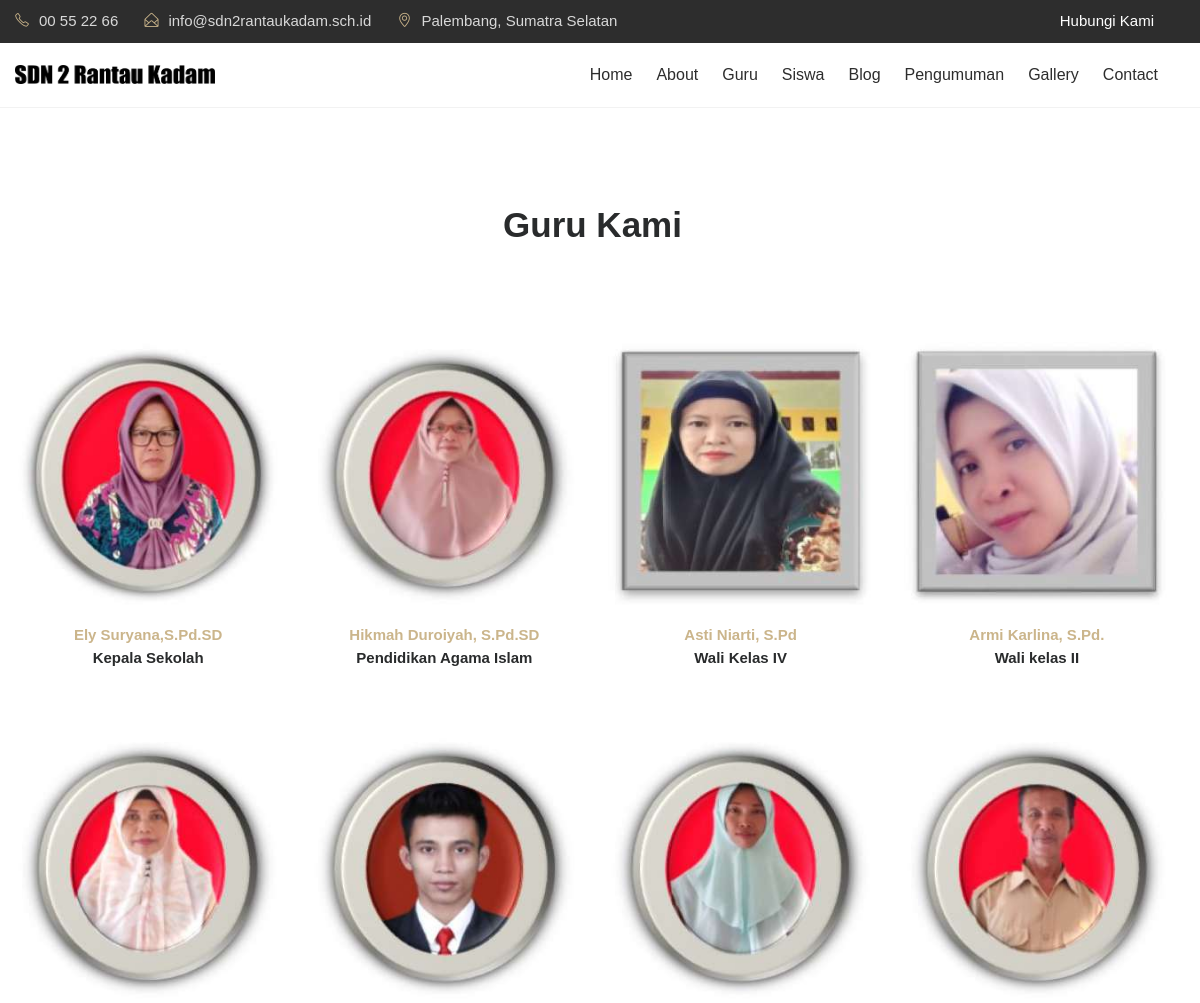
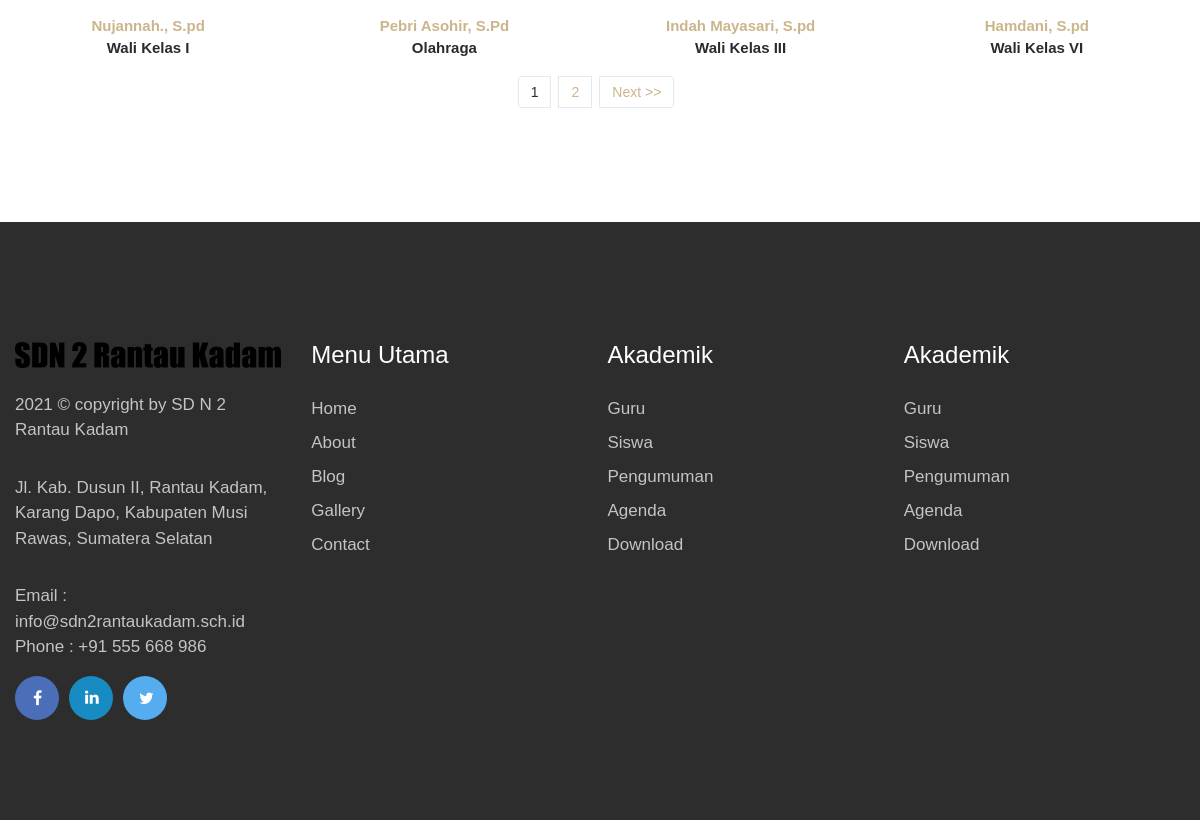
/index.php/guru, run on the app's committed database (2 pictures, top to bottom).
### tables this page shows
CREATE TABLE `tbl_guru` (
  `guru_id` int(11) NOT NULL,
  `guru_nip` varchar(30) DEFAULT NULL,
  `guru_nama` varchar(70) DEFAULT NULL,
  `guru_jenkel` varchar(2) DEFAULT NULL,
  `guru_tmp_lahir` varchar(80) DEFAULT NULL,
  `guru_tgl_lahir` varchar(80) DEFAULT NULL,
  `guru_mapel` varchar(120) DEFAULT NULL,
  `guru_photo` varchar(40) DEFAULT NULL,
  `guru_tgl_input` timestamp NULL DEFAULT CURRENT_TIMESTAMP
);

### index.php (called while the page is built, shortened)
<?php
require_once BASEPATH.'core/CodeIgniter.php';

### application/models/M_guru.php (called while the page is built, shortened)
<?php
class M_guru extends CI_Model{
	function guru_perpage($offset,$limit){
		$hsl=$this->db->query("SELECT * FROM tbl_guru limit $offset,$limit");
		return $hsl;
	}
}

### application/views/depan/v_guru.php (the view)
<section class="our-teachers">
    <div class="container">
        <div class="row">
            <div class="col-md-12">
                <h2 class="mb-5">Guru Kami</h2>
            </div>
        </div>
        <div class="row">
            <?php foreach ($data->result() as $row) : ?>
                <div class="col-xs-12 col-sm-6 col-md-3">
                    <div class="admission_insruction">
                        <?php if (empty($row->guru_photo)) : ?>
                            <img src="<?php echo base_url() . 'assets/images/blank.png'; ?>" class="img-fluid" alt="#">
                        <?php else : ?>
                            <img src="<?php echo base_url() . 'assets/images/' . $row->guru_photo; ?>" class="img-fluid" alt="#">
                        <?php endif; ?>
                        <p class="text-center mt-3"><span><?php echo $row->guru_nama; ?></span>
                            <br>
                            <?php echo $row->guru_mapel; ?></p>
                    </div>
                </div>
            <?php endforeach; ?>
        </div>
        <nav><?php echo $page; ?></nav>
    </div>
</section>

### application/controllers/Guru.php (shortened to what this page needs)
<?php
class Guru extends CI_Controller
{
	function __construct()
	{
		$this->load->model('m_guru');
		$this->load->model('m_pengunjung');
	}
	function index()
	{
		$jum = $this->m_guru->guru();
		$page = $this->uri->segment(3);
		if (!$page) :
			$offset = 0;
		else :
			$offset = $page;
		endif;
		$limit = 8;
		$config['base_url'] = base_url() . 'guru/index/';
		$config['total_rows'] = $jum->num_rows();
		$config['per_page'] = $limit;
		$config['uri_segment'] = 3;
		$config['full_tag_open']    = '<div class="pagging text-center"><nav><ul class="pagination justify-content-center">';
		$config['full_tag_close']   = '</ul></nav></div>';
		$config['num_tag_open']     = '<li class="page-item"><span class="page-link">';
		$config['num_tag_close']    = '</span></li>';
		$config['cur_tag_open']     = '<li class="page-item"><span class="page-link">';
		$config['cur_tag_close']    = '<span class="sr-only">(current)</span></span></li>';
		$config['next_tag_open']    = '<li class="page-item"><span class="page-link">';
		$config['next_tagl_close']  = '<span aria-hidden="true">&raquo;</span></span></li>';
		$config['prev_tag_open']    = '<li class="page-item"><span class="page-link">';
		$config['prev_tagl_close']  = '</span>Next</li>';
		$config['first_tag_open']   = '<li class="page-item"><span class="page-link">';
		$config['first_tagl_close'] = '</span></li>';
		$config['last_tag_open']    = '<li class="page-item"><span class="page-link">';
		$config['last_tagl_close']  = '</span></li>';
		$config['first_link'] = 'Awal';
		$config['last_link'] = 'Akhir';
		$config['next_link'] = 'Next >>';
		$config['prev_link'] = '<< Prev';
		$this->pagination->initialize($config);
		$x['page'] = $this->pagination->create_links();
		$x['data'] = $this->m_guru->guru_perpage($offset, $limit);
		$this->load->view('depan/navbar');
		$this->load->view('depan/head');
		$this->load->view('depan/v_guru', $x);
		$this->load->view('depan/footer');
	}
}

### application/views/depan/navbar.php (shortened to what this page needs)
<div class="header-topbar">
    <div class="container">
        <div class="row">
            <div class="col-xs-6 col-sm-8 col-md-9">
                <div class="header-top_address">
                    <div class="header-top_list">
                        <span class="icon-phone"></span>00 55 22 66
                    </div>
                    <div class="header-top_list">
                        <span class="icon-envelope-open"></span>info@sdn2rantaukadam.sch.id
                    </div>
                    <div class="header-top_list">
                        <span class="icon-location-pin"></span>Palembang, Sumatra Selatan
                    </div>
                </div>
            </div>
            <div class="col-xs-6 col-sm-4 col-md-3">
                <div class="header-top_login mr-sm-3">
                    <a href="<?php echo site_url('contact'); ?>">Hubungi Kami</a>
                </div>
            </div>
        </div>
    </div>
</div>
<div data-toggle="affix" style="border-bottom:solid 1px #f2f2f2;">
    <div class="container nav-menu2">
        <div class="row">
            <div class="col-md-12">
                <nav class="navbar navbar2 navbar-toggleable-md navbar-light bg-faded">
                    <a href="<?php echo site_url(''); ?>" class="navbar-brand nav-brand2"><img class="img img-responsive" width="200px;" src="<?php echo base_url() . 'theme/images/icon-logo.png' ?>"></a>
                    <div class="collapse navbar-collapse justify-content-end" id="navbarNavDropdown">
                        <ul class="navbar-nav">
                            <li class="nav-item">
                                <a class="nav-link" href="<?php echo site_url(''); ?>">Home</a>
                            </li>
                            <li class="nav-item">
                                <a class="nav-link" href="<?php echo site_url('about'); ?>">About</a>
                            </li>
                            <li class="nav-item">
                                <a class="nav-link" href="<?php echo site_url('guru'); ?>">Guru</a>
                            </li>
                            <li class="nav-item">
                                <a class="nav-link" href="<?php echo site_url('siswa'); ?>">Siswa</a>
                            </li>
                            <li class="nav-item">
                                <a class="nav-link" href="<?php echo site_url('blog'); ?>">Blog</a>
                            </li>
                            <li class="nav-item">
                                <a class="nav-link" href="<?php echo site_url('pengumuman'); ?>">Pengumuman</a>
                            </li>
                            <li class="nav-item">
                                <a class="nav-link" href="<?php echo site_url('galeri'); ?>">Gallery</a>
                            </li>
                            <li class="nav-item">
                                <a class="nav-link" href="<?php echo site_url('contact'); ?>">Contact</a>
                            </li>
                        </ul>
                    </div>
                </nav>
            </div>
        </div>
    </div>
</div>

### application/views/depan/head.php (shortened to what this page needs)
<head>
    <link rel="stylesheet" href="<?php echo base_url() . 'theme/css/bootstrap.min.css' ?>">
    <link rel="stylesheet" href="<?php echo base_url() . 'theme/css/font-awesome.min.css' ?>">
    <link rel="stylesheet" href="<?php echo base_url() . 'theme/css/simple-line-icons.css' ?>">
    <link rel="stylesheet" href="<?php echo base_url() . 'theme/css/fullcalendar.min.css' ?>" />
    <link rel="stylesheet" href="<?php echo base_url() . 'theme/css/slick.css' ?>">
    <link rel="stylesheet" href="<?php echo base_url() . 'theme/css/slick-theme.css' ?>">
    <link rel="stylesheet" href="<?php echo base_url() . 'theme/css/owl.carousel.min.css' ?>">
    <link href="<?php echo base_url() . 'theme/css/style.css' ?>" rel="stylesheet">
    <link href="<?php echo base_url() . 'theme/css/dataTables.bootstrap4.min.css' ?>" rel="stylesheet">
    <link rel="stylesheet" href="<?php echo base_url() . 'theme/css/magnific-popup.css' ?>">
    <link rel="stylesheet" type="text/css" href="<?php echo base_url() . 'theme/css/normalize.css' ?>" />
    <link rel="stylesheet" type="text/css" href="<?php echo base_url() . 'theme/css/set2.css' ?>" />
    <link href="<?php echo base_url() . 'theme/css/animated-masonry-gallery.css' ?>" rel="stylesheet" type="text/css" />
    <link href="<?php echo base_url() . 'theme/css/jssocials.css' ?>" rel="stylesheet">
    <link href="<?php echo base_url() . 'theme/css/jssocials-theme-flat.css' ?>" rel="stylesheet">
    <link href="<?php echo base_url() . 'theme/css/bootstrap-responsive.css' ?>" rel="stylesheet">
</head>

### application/views/depan/footer.php
<footer>
    <div class="container">
        <div class="row">
            <div class="col-md-3">
                <div class="foot-logo">
                    <a href="<?php echo site_url(); ?>">
                        <img src="<?php echo base_url() . 'theme/images/icon-logo.png' ?>" class="img-fluid" alt="footer_logo">
                    </a>
                    <p><?php echo date('Y'); ?> © copyright by <a target="_blank">SD N 2 Rantau Kadam</a></p>
                    <div class="address">
                        <p>Jl. Kab. Dusun II, Rantau Kadam, Karang Dapo, Kabupaten Musi Rawas, Sumatera Selatan</p>
                        <p>Email : info@sdn2rantaukadam.sch.id
                            <br> Phone : +91 555 668 986</p>
                        <ul class="footer-social-icons">
                            <li><a href="#"><i class="fa fa-facebook fa-fb" aria-hidden="true"></i></a></li>
                            <li><a href="#"><i class="fa fa-linkedin fa-in" aria-hidden="true"></i></a></li>
                            <li><a href="#"><i class="fa fa-twitter fa-tw" aria-hidden="true"></i></a></li>
                        </ul>
                    </div>
                </div>
            </div>
            <div class="col-md-3">
                <div class="sitemap">
                    <h3>Menu Utama</h3>
                    <ul>
                        <li><a href="<?php echo site_url(); ?>">Home</a></li>
                        <li><a href="<?php echo site_url('about'); ?>">About</a></li>
                        <li><a href="<?php echo site_url('artikel'); ?>">Blog </a></li>
                        <li><a href="<?php echo site_url('galeri'); ?>">Gallery</a></li>
                        <li><a href="<?php echo site_url('contact'); ?>">Contact</a></li>
                    </ul>
                </div>
            </div>
            <div class="col-md-3">
                <div class="sitemap">
                    <h3>Akademik</h3>
                    <ul>
                        <li><a href="<?php echo site_url('guru'); ?>">Guru</a></li>
                        <li><a href="<?php echo site_url('siswa'); ?>">Siswa </a></li>
                        <li><a href="<?php echo site_url('pengumuman'); ?>">Pengumuman</a></li>
                        <li><a href="<?php echo site_url('agenda'); ?>">Agenda</a></li>
                        <li><a href="<?php echo site_url('download'); ?>">Download</a></li>
                    </ul>
                </div>
            </div>
            <div class="col-md-3">
                <div class="sitemap">
                    <h3>Akademik</h3>
                    <ul>
                        <li><a href="<?php echo site_url('guru'); ?>">Guru</a></li>
                        <li><a href="<?php echo site_url('siswa'); ?>">Siswa </a></li>
                        <li><a href="<?php echo site_url('pengumuman'); ?>">Pengumuman</a></li>
                        <li><a href="<?php echo site_url('agenda'); ?>">Agenda</a></li>
                        <li><a href="<?php echo site_url('download'); ?>">Download</a></li>
                    </ul>
                </div>
            </div>
        </div>
    </div>
</footer>

### data on the page
tbl_guru: guru_photo (picture), guru_nama "Ely Suryana,S.Pd.SD", guru_mapel "Kepala Sekolah"
tbl_guru: guru_photo (picture), guru_nama "Hikmah Duroiyah, S.Pd.SD", guru_mapel "Pendidikan Agama Islam"
tbl_guru: guru_photo (picture), guru_nama "Asti Niarti, S.Pd", guru_mapel "Wali Kelas IV"
tbl_guru: guru_photo (picture), guru_nama "Armi Karlina, S.Pd.", guru_mapel "Wali kelas II"
tbl_guru: guru_photo (picture), guru_nama "Nujannah., S.pd", guru_mapel "Wali Kelas I"
tbl_guru: guru_photo (picture), guru_nama "Pebri Asohir, S.Pd", guru_mapel "Olahraga"
tbl_guru: guru_photo (picture), guru_nama "Indah Mayasari, S.pd", guru_mapel "Wali Kelas III"
tbl_guru: guru_photo (picture), guru_nama "Hamdani, S.pd", guru_mapel "Wali Kelas VI"

### other printed values
$page "1 2 Next >>"
